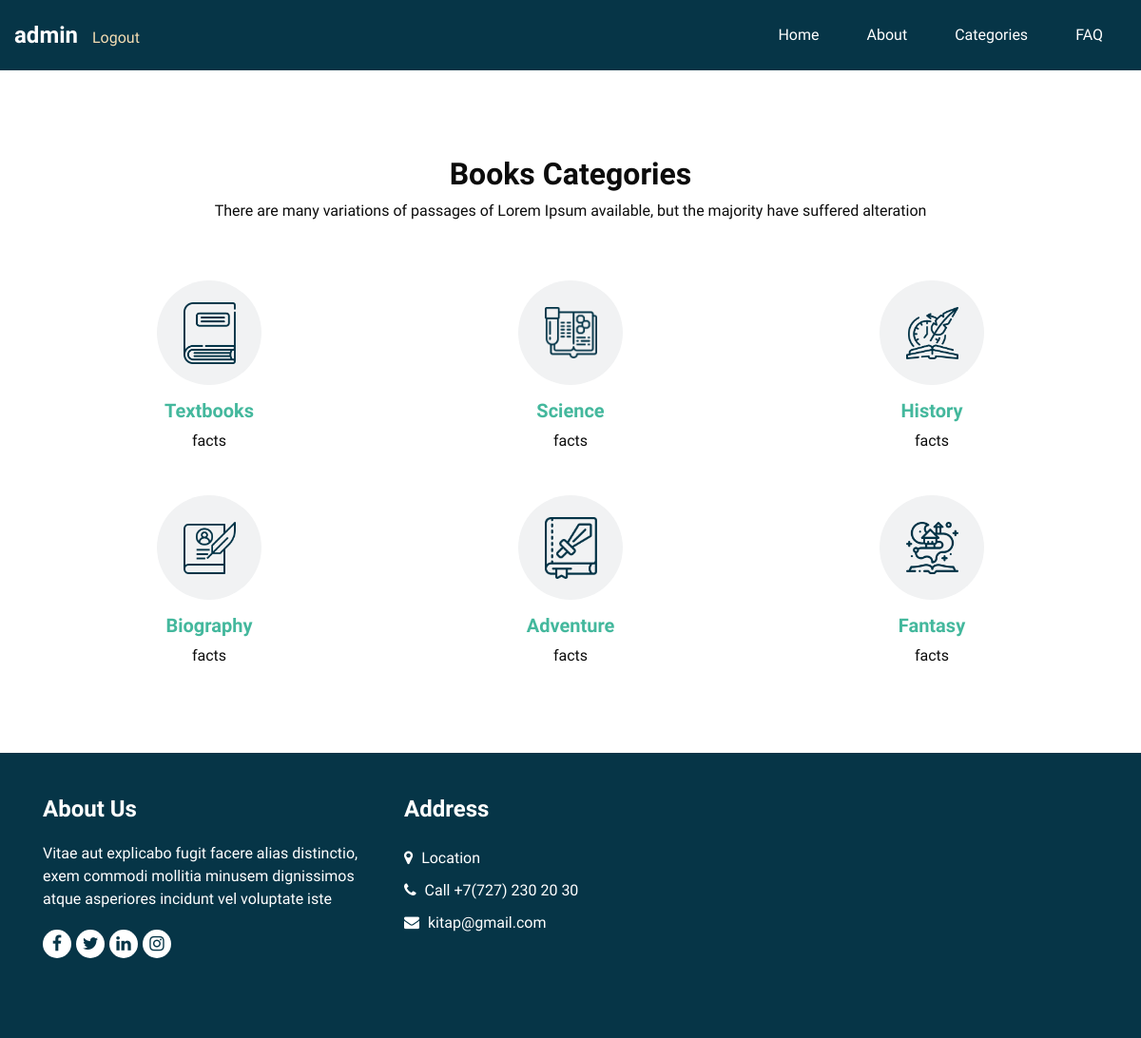
The app's page /categories (signed in) with its own data.
### kitap/models.py (models this page shows, shortened)
class Category(models.Model):
    cat_id = models.BigAutoField(primary_key=True)
    cat_name = models.CharField(max_length=100)
    cat_info = models.TextField()
    cat_image = models.ImageField(upload_to='img', blank=True, null=True)

### kitap/views.py (the view)
# urls.py: path('categories', views.categories, name="categories"),
@login_required(login_url='authentication')
def categories(request):
    return render(request, 'kitap/categories.html')

### kitap/templatetags/poll_extras.py (called while the page is built)
@register.simple_tag(name='getcats')
def get_categories():
    return Category.objects.all()

### kitap/templates/kitap/categories.html (shortened to what this page needs)
{% extends 'kitap/base.html' %}
{% load static %}
{% load poll_extras %}
{% block content %}
{% getcats as cats %}
  <section class="catagory_section layout_padding">
    <div class="catagory_container">
      <div class="container ">
        <div class="heading_container heading_center">
          <h2>
            Books Categories
          </h2>
          <p>
            There are many variations of passages of Lorem Ipsum available, but the majority have suffered alteration
          </p>
        </div>
        <div class="row">
          {% for c in cats %}
          <div class="col-sm-6 col-md-4 ">
            <div class="box ">
              <div class="img-box">
                <img src="{{c.cat_image.url}}" >
              </div>
              <div class="detail-box">
                <h5>
                  <a href="">{{ c.cat_name }}</a>
                </h5>
                <p>
                  {{ c.cat_info }}
                </p>
              </div>
            </div>
          </div>
          {% endfor %}
        </div>
      </div>
    </div>
  </section>
{% endblock %}

### kitap/templates/kitap/base.html (shortened to what this page needs)
{% load static %}
<!DOCTYPE html>
<html>
<head>
    <link rel="stylesheet" type="text/css" href="{% static 'kitap/css/bootstrap.css' %}" />
    <link href="{% static 'kitap/css/font-awesome.min.css' %}" rel="stylesheet" />
    <link rel="stylesheet" href="{% static 'kitap/css/style.css' %}">
    <link rel="stylesheet" href="{% static 'kitap/css/faq.css' %}">
</head>
<body>
<div class="hero_area">
    <header class="header_section">
        <div class="container-fluid">
            <nav class="navbar navbar-expand-lg custom_nav-container ">
                <a class="navbar-brand" href="{% url 'profile' user.id %}">
                <span>
                {{ request.user }}
                <a class="logout-text" href="{% url 'logout' %}">Logout</a>
                </span>
                </a>
                <div class="collapse navbar-collapse" id="navbarSupportedContent">
                    <ul class="navbar-nav">
                    <li class="nav-item active">
                    <a class="nav-link pl-lg-0" href="{% url 'index' %}">Home <span class="sr-only">(current)</span></a>
                    </li>
                    <li class="nav-item">
                    <a class="nav-link" href="{% url 'about' %}"> About</a>
                    </li>
                    <li class="nav-item">
                    <a class="nav-link" href="{% url 'categories' %}">Categories</a>
                    </li>
                    <li class="nav-item">
                    <a class="nav-link" href="{% url 'faq' %}">FAQ</a>
                    </li>
                    </ul>
                </div>
            </nav>
        </div>
    </header>
    {% block content %}{% endblock %}
  <section class="info_section layout_padding2">
    <div class="container">
      <div class="row">
        <div class="col-lg-4 info-col">
          <div class="info_detail">
            <h4>
              About Us
            </h4>
            <p>
              Vitae aut explicabo fugit facere alias distinctio, exem commodi mollitia minusem dignissimos atque asperiores incidunt vel voluptate iste
            </p>
            <div class="info_social">
              <a href="">
                <i class="fa fa-facebook" aria-hidden="true"></i>
              </a>
              <a href="">
                <i class="fa fa-twitter" aria-hidden="true"></i>
              </a>
              <a href="">
                <i class="fa fa-linkedin" aria-hidden="true"></i>
              </a>
              <a href="">
                <i class="fa fa-instagram" aria-hidden="true"></i>
              </a>
            </div>
          </div>
        </div>
        <div class="col-lg-4 info-col">
          <div class="info_contact">
            <h4>
              Address
            </h4>
            <div class="contact_link_box">
              <a href="">
                <i class="fa fa-map-marker" aria-hidden="true"></i>
                <span>
                  Location
                </span>
              </a>
              <a href="">
                <i class="fa fa-phone" aria-hidden="true"></i>
                <span>
                  Call +7(727) 230 20 30
                </span>
              </a>
              <a href="">
                <i class="fa fa-envelope" aria-hidden="true"></i>
                <span>
                  kitap@gmail.com
                </span>
              </a>
            </div>
          </div>
        </div>
        <div class="col-lg-4 info-col">
          <div class="map_container">
            <div class="map">
              <div id="googleMap"></div>
            </div>
          </div>
        </div>
      </div>
    </div>
  </section>
</body>
</html>

### kitap/static/kitap/css/style.css (style rules this page uses)
body { font-family: 'Mulish', sans-serif; color: #0c0c0c; background-color: #ffffff; overflow-x: hidden; }
.logout-text { text-decoration: none; font-size: 16px; margin-bottom: -6px; margin-left: 15px; color: wheat; }
.layout_padding { padding: 90px 0; }
.layout_padding2 { padding: 75px 0; }
.heading_container { display: -webkit-box; display: -ms-flexbox; display: flex; -webkit-box-orient: vertical; -webkit-box-direction: normal; -ms-flex-direction: column; flex-direction: column; -webkit-box-align: start; -ms-flex-align: start; align-items: flex-start; }
.heading_container h2 { position: relative; font-weight: bold; }
.heading_container.heading_center { -webkit-box-align: center; -ms-flex-align: center; align-items: center; text-align: center; }
a, a:hover, a:focus { text-decoration: none; }
.hero_area { position: relative; min-height: 100vh; display: -webkit-box; display: -ms-flexbox; display: flex; -webkit-box-orient: vertical; -webkit-box-direction: normal; -ms-flex-direction: column; flex-direction: column; }
.header_section { background-color: #063547; padding: 15px 0; }
.navbar-brand { padding: 0; margin: 0; color: #000000; font-size: 24px; font-weight: bold; }
.navbar-brand span { color: #ffffff; }
.custom_nav-container { padding: 0; }
.custom_nav-container .navbar-nav { margin-left: auto; }
.custom_nav-container .navbar-nav .nav-item .nav-link { padding: 10px 25px; color: #ffffff; text-align: center; }
.catagory_section { position: relative; }
.catagory_section .box { display: -webkit-box; display: -ms-flexbox; display: flex; -webkit-box-orient: vertical; -webkit-box-direction: normal; -ms-flex-direction: column; flex-direction: column; -webkit-box-align: center; -ms-flex-align: center; align-items: center; text-align: center; margin-top: 45px; background-color: #ffffff; -webkit-transition: all .2s; transition: all .2s; }
.catagory_section .box .img-box { width: 110px; min-width: 110px; height: 110px; margin-bottom: 15px; position: relative; display: -webkit-box; display: -ms-flexbox; display: flex; -webkit-box-pack: center; -ms-flex-pack: center; justify-content: center; -webkit-box-align: center; -ms-flex-align: center; align-items: center; background: #f1f2f3; border-radius: 100%; }
.catagory_section .box .img-box img { width: 55px; }
.catagory_section .box .detail-box h5 { font-weight: bold; }
.catagory_section .box .detail-box p { margin: 0; }
.catagory_section .box .detail-box a { color: #44b89d; }
.info_section { background-color: #063547; color: #ffffff; padding: 45px 0 15px 0; }
.info_section h4 { font-weight: 600; margin-bottom: 20px; }
.info_section .info-col { margin-bottom: 30px; }
.info_section .info_contact .contact_link_box { display: -webkit-box; display: -ms-flexbox; display: flex; -webkit-box-orient: vertical; -webkit-box-direction: normal; -ms-flex-direction: column; flex-direction: column; }
.info_section .info_contact .contact_link_box a { margin: 5px 0; color: #ffffff; }
.info_section .info_contact .contact_link_box a i { margin-right: 5px; }
.info_section .info_social { display: -webkit-box; display: -ms-flexbox; display: flex; margin-top: 20px; margin-bottom: 10px; }
.info_section .info_social a { display: -webkit-box; display: -ms-flexbox; display: flex; -webkit-box-pack: center; -ms-flex-pack: center; justify-content: center; -webkit-box-align: center; -ms-flex-align: center; align-items: center; color: #063547; width: 30px; height: 30px; border-radius: 100%; background-color: #ffffff; border-radius: 100%; margin-right: 5px; font-size: 18px; }
.info_section .map_container { width: 100%; height: 210px; overflow: hidden; display: -webkit-box; display: -ms-flexbox; display: flex; -webkit-box-align: stretch; -ms-flex-align: stretch; align-items: stretch; }
.info_section .map_container .map { height: 100%; -webkit-box-flex: 1; -ms-flex: 1; flex: 1; }
.info_section .map_container .map #googleMap { height: 100%; }

### records on screen
Category: cat_image (picture), cat_name "Textbooks", cat_info "facts"
Category: cat_image (picture), cat_name "Science", cat_info "facts"
Category: cat_image (picture), cat_name "History", cat_info "facts"
Category: cat_image (picture), cat_name "Biography", cat_info "facts"
Category: cat_image (picture), cat_name "Adventure", cat_info "facts"
Category: cat_image (picture), cat_name "Fantasy", cat_info "facts"

### other values on screen
{{ request.user }} "admin"
